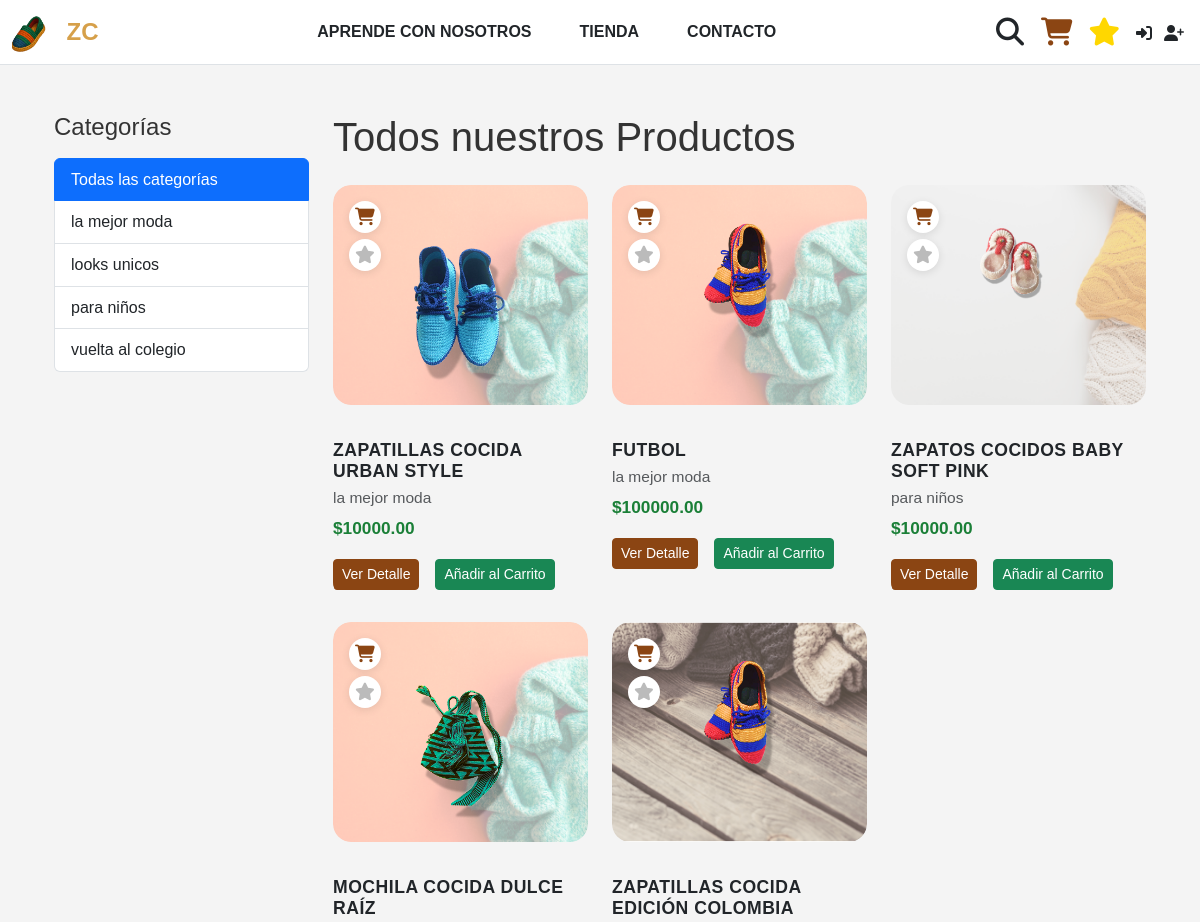
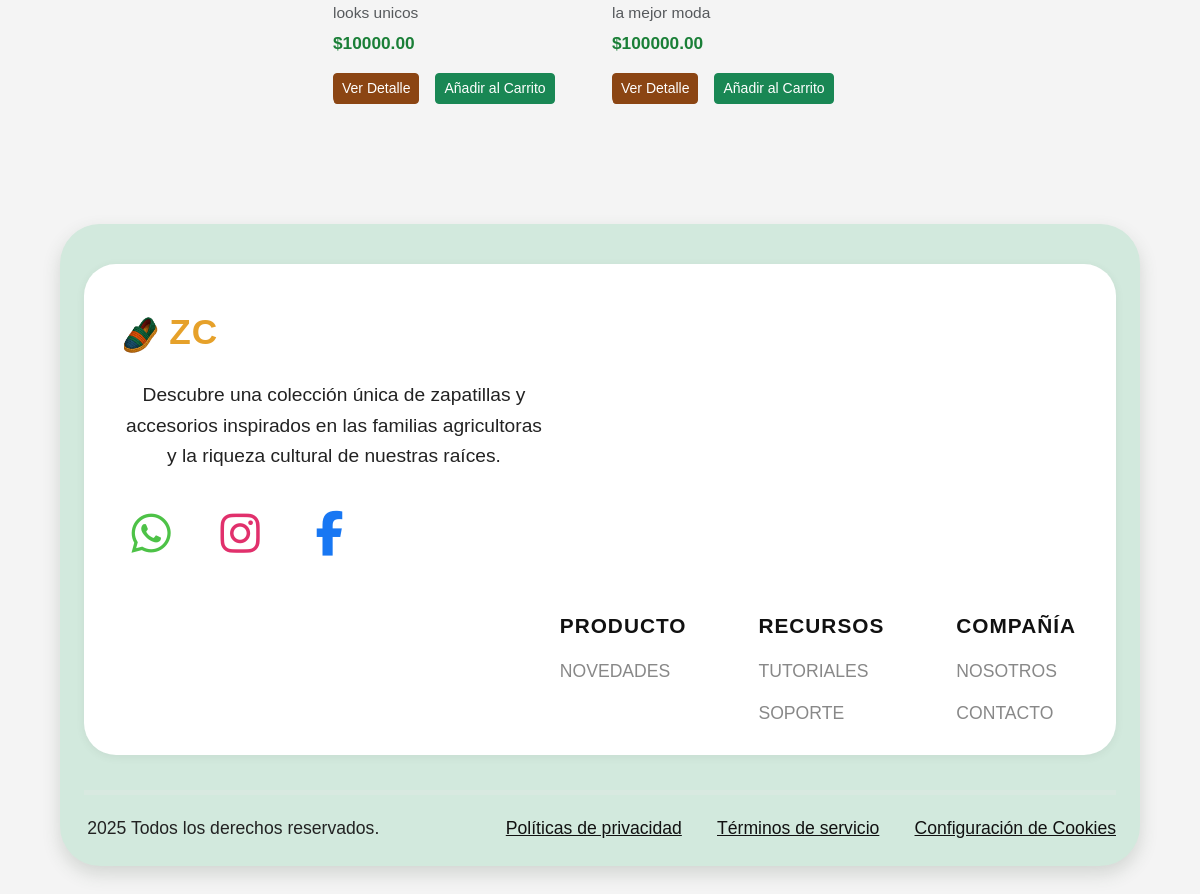
/productos/, run on the app's committed database (2 pictures, top to bottom).
### productos/models.py (models this page shows, shortened)
class Categoria(models.Model):
    nombre = models.CharField(max_length=100, unique=True)
    slug = models.SlugField(max_length=100, unique=True, help_text="URL amigable (ej: zapatos-mujer)")
    descripcion = models.TextField(blank=True, null=True)
    FONDO_CHOICES = [
        ('imagen1defondo.png', 'tarjetas'),
        ('tarjeta1.png', 'tarjeta1'),
        ('tarjeta2.png', 'tarjeta2'),
        ('tarjeta3.png', 'tarjeta3'),
    ]
    imagen_fondo = models.CharField(
        max_length=64,
        choices=FONDO_CHOICES,
        default='fondo.png',
        help_text="Imagen de fondo de la tarjeta (elige una de las imágenes del proyecto)"
    )
    imagen_principal = models.ImageField(upload_to='productos_categoria/', blank=True, null=True, help_text="Imagen principal del producto para mostrar en la tarjeta de la categoría")
    class Meta:
        verbose_name_plural = "Categorías"
        ordering = ['nombre']

class Producto(models.Model):
    categoria = models.ForeignKey(Categoria, related_name='productos', on_delete=models.CASCADE)
    nombre = models.CharField(max_length=200)
    slug = models.SlugField(max_length=200, unique=True, help_text="URL amigable (ej: zapato-flor)")
    descripcion = models.TextField()
    precio = models.DecimalField(max_digits=10, decimal_places=2)
    imagen_principal = models.ImageField(upload_to='productos/', blank=True, null=True, help_text="Imagen principal del producto")
    stock = models.PositiveIntegerField(default=0)
    disponible = models.BooleanField(default=True)
    creado = models.DateTimeField(auto_now_add=True)
    actualizado = models.DateTimeField(auto_now=True)
    FONDO_CHOICES = [
        ('fondo_zapatos_rosados.png', 'Zapatos Rosados'),
        ('tarjeta4.png', 'Tarjeta 4'),
        ('tarjeta5.png', 'Tarjeta 5'),
        ('tarjeta7.png', 'Tarjeta 7'),
        ('tarjeta8.png', 'Tarjeta 8'),
    ]
    imagen_fondo = models.CharField(
        max_length=64,
        choices=FONDO_CHOICES,
        default='fondo_zapatos_rosados.png',
        help_text="Imagen de fondo de la tarjeta del producto (elige una de las imágenes del proyecto)"
    )
    class Meta:
        ordering = ['-creado']
        index_together = (('id', 'slug'),)
    def get_absolute_url(self):
        return reverse('productos:detalle_producto', args=[self.id, self.slug])

### productos/views.py (the view)
# urls.py: path('', views.lista_productos, name='lista_productos'),
def lista_productos(request, categoria_slug=None):
    categoria_seleccionada = None
    if categoria_slug:
        categoria_seleccionada = get_object_or_404(Categoria, slug=categoria_slug)
        productos = Producto.objects.filter(disponible=True, categoria=categoria_seleccionada)
        titulo = f"Productos - {categoria_seleccionada.nombre}"
    else:
        productos = Producto.objects.filter(disponible=True)
        titulo = "Todos los Productos"
    categorias = Categoria.objects.all()
    return render(request, 'productos/lista_productos.html', {
        'productos': productos,
        'categorias': categorias,
        'categoria_seleccionada': categoria_seleccionada,
        'titulo_pagina': titulo
    })

### core/context_processors.py (called while the page is built)
def cart_item_count(request):
    cart = request.session.get('cart', {})
    total_items = sum(item_data.get('cantidad', 0) for item_data in cart.values())
    return {'cart_item_count': total_items}

### productos/templates/productos/lista_productos.html (shortened to what this page needs)
{% extends 'core/base.html' %}
{% load static %}
{% block content %}
<div class="container my-5">
    <div class="row">
        <div class="col-lg-3">
            <h4 class="mb-3">Categorías</h4>
            <div class="list-group">
                <a href="{% url 'productos:lista_productos' %}" class="list-group-item list-group-item-action {% if not categoria %}active{% endif %}">Todas las categorías</a>
                {% for cat in categorias %}
                <a href="{% url 'productos:lista_productos_por_categoria' cat.slug %}" class="list-group-item list-group-item-action {% if categoria and categoria.slug == cat.slug %}active{% endif %}">
                    {{ cat.nombre }}
                </a>
                {% endfor %}
            </div>
        </div>
        <div class="col-lg-9">
            <h1 class="mb-4">
                {% if categoria %}
                    {{ categoria.nombre }}
                {% else %}
                    Todos nuestros Productos
                {% endif %}
            </h1>
            {% if productos %}
            <div class="row row-cols-1 row-cols-md-2 row-cols-lg-3 g-4">
                {% for producto in productos %}
                <div class="col">
                    <div class="card h-100 producto-float position-relative">
                        <div class="iconos-producto-superior">
                            <a href="{% url 'productos:agregar-carrito-simple' producto.id %}" class="icono-carrito" title="Añadir al carrito">
                                <i class="fa fa-shopping-cart"></i>
                            </a>
                            {% with favoritos=request.session.favoritos|default_if_none:"" %}
                            <span class="icono-estrella{% if producto.id in favoritos %} favorito-activo{% endif %}" title="Favorito" data-producto-id="{{ producto.id }}">
                                <i class="fa fa-star"></i>
                            </span>
                            {% endwith %}
                        </div>
                        <div class="contenedor-imagen-producto">
                            {% if producto.imagen_principal %}
                            <img src="{{ producto.imagen_principal.url }}" class="img-principal-producto" alt="{{ producto.nombre }}" data-bs-toggle="modal" data-bs-target="#modalImagen{{ producto.id }}" style="cursor: zoom-in;">
                            {% else %}
                            <img src="/static/img/placeholder.png" class="img-principal-producto" alt="Imagen no disponible">
                            {% endif %}
                        </div>
                        <div class="card-body">
                            <h5 class="card-title mb-1">{{ producto.nombre }}</h5>
                            <p class="card-text text-muted mb-1">{{ producto.categoria.nombre }}</p>
                            <p class="card-text fw-bold mb-3">${{ producto.precio|floatformat:2 }}</p>
                            <div class="d-flex gap-2 mt-2">
                                <a href="{{ producto.get_absolute_url }}" class="btn btn-sm btn-primary-custom me-2">Ver Detalle</a>
                                <a href="{% url 'productos:agregar-carrito-simple' producto.id %}" class="btn btn-sm btn-success">Añadir al Carrito</a>
                            </div>
                        </div>
                    </div>
                </div>
                {% endfor %}
            </div>
            {% else %}
            <p class="alert alert-info">No hay productos disponibles en esta categoría.</p>
            {% endif %}
        </div>
    </div>
</div>
{% endblock content %}

### core/static/css/style.css (style rules this page uses)
body { display: flex; flex-direction: column; min-height: 100vh; font-family: 'Arial', sans-serif; background-color: #f4f4f4; color: #333; line-height: 1.6; margin: 0; padding: 0; }
a { color: #8B4513; text-decoration: none; }
.btn-primary-custom { background-color: #8B4513; border-color: #8B4513; color: #fff; }
.card-body { padding: 40px; background-color: #ffffff; }
.fa, .fas, .fab { vertical-align: middle; }
.card.producto-float { background: transparent !important; border: none !important; box-shadow: none !important; }
.card.producto-float .card-body { padding: 0; margin-top: 1.2rem; background: transparent !important; }
.card.producto-float .card-title { font-weight: 600; margin-bottom: 0.25rem; }
.card.producto-float .card-text.text-muted { font-size: 0.95rem; margin-bottom: 0.25rem; }
.card.producto-float .card-text.fw-bold { font-size: 1.1rem; color: #1a7f37; margin-bottom: 1rem; }
.card.producto-float .d-flex.gap-2.mt-2 { margin-top: 0.7rem; }
.card.producto-float { overflow: hidden; background: transparent; border: none; box-shadow: none; border-radius: 18px; position: relative; }
.card.producto-float .card-body { position: relative; z-index: 3; background: transparent; margin-top: 35px; padding-bottom: 0.5rem; }
.card.producto-float .card-title { font-weight: 700; text-transform: uppercase; letter-spacing: 0.5px; font-size: 1.1rem; margin-bottom: 0.25rem; }
.card.producto-float .card-text.text-muted { font-size: 0.97rem; margin-bottom: 0.25rem; }
.card.producto-float .card-text.fw-bold { font-size: 1.08rem; color: #1a7f37; margin-bottom: 1rem; }
.iconos-producto-superior { position: absolute; top: 12px; left: 12px; z-index: 10; display: flex; flex-direction: row; gap: 10px; align-items: center; }
.icono-carrito, .icono-estrella { color: #fff; background: rgba(34,34,34,0.7); border-radius: 50%; width: 32px; height: 32px; display: flex; align-items: center; justify-content: center; font-size: 1.2rem; transition: background 0.2s, color 0.2s; text-decoration: none; }
.icono-estrella { color: #ffd700; background: rgba(34,34,34,0.7); }
.icono-estrella i { color: #bbb; transition: color 0.2s; }
.icono-estrella { cursor: pointer; }
.contenedor-imagen-producto { position: relative; width: 100%; height: 220px; display: flex; align-items: center; justify-content: center; overflow: hidden; border-radius: 18px; }
.img-principal-producto { position: relative; z-index: 2; max-width: 80%; max-height: 80%; object-fit: contain; border-radius: 12px; background: transparent; box-shadow: none; }
.iconos-producto-superior { position: absolute; left: 16px; top: 16px; z-index: 3; display: flex; flex-direction: column; align-items: flex-start; gap: 6px; }
.icono-carrito, .icono-estrella { background: #fff; border-radius: 50%; box-shadow: 0 2px 8px rgba(0,0,0,0.10); padding: 6px 7px; font-size: 1.1em; color: #8B4513; display: flex; align-items: center; justify-content: center; transition: background 0.2s, color 0.2s; }
.card.producto-float { border-radius: 16px; box-shadow: 0 4px 18px rgba(0,0,0,0.08); border: none; overflow: hidden; }

### data on the page
Categoria: nombre "la mejor moda"
Categoria: nombre "looks unicos"
Categoria: nombre "para niños"
Categoria: nombre "vuelta al colegio"
Producto: imagen_principal (picture), nombre "ZAPATILLAS COCIDA URBAN STYLE", categoria.nombre "la mejor moda", precio "10000.00"
Producto: imagen_principal (picture), nombre "FUTBOL", categoria.nombre "la mejor moda", precio "100000.00"
Producto: imagen_principal (picture), nombre "ZAPATOS COCIDOS BABY SOFT PINK", categoria.nombre "para niños", precio "10000.00"
Producto: imagen_principal (picture), nombre "MOCHILA COCIDA DULCE RAÍZ", categoria.nombre "looks unicos", precio "10000.00"
Producto: imagen_principal (picture), nombre "ZAPATILLAS COCIDA EDICIÓN COLOMBIA", categoria.nombre "la mejor moda", precio "100000.00"
